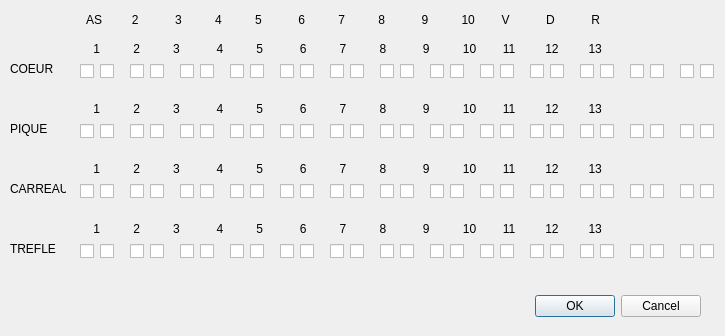
<?xml version="1.0" encoding="UTF-8"?>
<ui version="4.0">
 <class>Dialog</class>
 <widget class="QDialog" name="Dialog">
  <property name="geometry">
   <rect>
    <x>0</x>
    <y>0</y>
    <width>725</width>
    <height>336</height>
   </rect>
  </property>
  <property name="windowTitle">
   <string>Insérer Cartes</string>
  </property>
  <widget class="QWidget" name="layoutWidget">
   <property name="geometry">
    <rect>
     <x>10</x>
     <y>290</y>
     <width>691</width>
     <height>33</height>
    </rect>
   </property>
   <layout class="QHBoxLayout">
    <property name="spacing">
     <number>6</number>
    </property>
    <property name="leftMargin">
     <number>0</number>
    </property>
    <property name="topMargin">
     <number>0</number>
    </property>
    <property name="rightMargin">
     <number>0</number>
    </property>
    <property name="bottomMargin">
     <number>0</number>
    </property>
    <item>
     <spacer>
      <property name="orientation">
       <enum>Qt::Horizontal</enum>
      </property>
      <property name="sizeHint" stdset="0">
       <size>
        <width>131</width>
        <height>31</height>
       </size>
      </property>
     </spacer>
    </item>
    <item>
     <widget class="QPushButton" name="okButton">
      <property name="text">
       <string>OK</string>
      </property>
     </widget>
    </item>
    <item>
     <widget class="QPushButton" name="cancelButton">
      <property name="text">
       <string>Cancel</string>
      </property>
     </widget>
    </item>
   </layout>
  </widget>
  <widget class="QLabel" name="label">
   <property name="geometry">
    <rect>
     <x>10</x>
     <y>60</y>
     <width>56</width>
     <height>18</height>
    </rect>
   </property>
   <property name="text">
    <string>COEUR</string>
   </property>
  </widget>
  <widget class="QLabel" name="label_2">
   <property name="geometry">
    <rect>
     <x>90</x>
     <y>40</y>
     <width>631</width>
     <height>18</height>
    </rect>
   </property>
   <property name="text">
    <string> 1          2          3           4          5           6          7          8           9          10        11         12         13</string>
   </property>
  </widget>
  <widget class="QLabel" name="label_3">
   <property name="geometry">
    <rect>
     <x>80</x>
     <y>10</y>
     <width>641</width>
     <height>20</height>
    </rect>
   </property>
   <property name="text">
    <string>  AS         2           3          4          5           6          7          8           9          10        V           D           R</string>
   </property>
  </widget>
  <widget class="QCheckBox" name="CO_1_0">
   <property name="geometry">
    <rect>
     <x>80</x>
     <y>60</y>
     <width>16</width>
     <height>22</height>
    </rect>
   </property>
   <property name="text">
    <string/>
   </property>
  </widget>
  <widget class="QCheckBox" name="CO_2_0">
   <property name="geometry">
    <rect>
     <x>130</x>
     <y>60</y>
     <width>16</width>
     <height>22</height>
    </rect>
   </property>
   <property name="text">
    <string/>
   </property>
  </widget>
  <widget class="QCheckBox" name="CO_3_0">
   <property name="geometry">
    <rect>
     <x>180</x>
     <y>60</y>
     <width>16</width>
     <height>22</height>
    </rect>
   </property>
   <property name="text">
    <string/>
   </property>
  </widget>
  <widget class="QCheckBox" name="CO_4_0">
   <property name="geometry">
    <rect>
     <x>230</x>
     <y>60</y>
     <width>16</width>
     <height>22</height>
    </rect>
   </property>
   <property name="text">
    <string/>
   </property>
  </widget>
  <widget class="QCheckBox" name="CO_5_0">
   <property name="geometry">
    <rect>
     <x>280</x>
     <y>60</y>
     <width>16</width>
     <height>22</height>
    </rect>
   </property>
   <property name="text">
    <string/>
   </property>
  </widget>
  <widget class="QCheckBox" name="CO_6_0">
   <property name="geometry">
    <rect>
     <x>330</x>
     <y>60</y>
     <width>16</width>
     <height>22</height>
    </rect>
   </property>
   <property name="text">
    <string/>
   </property>
  </widget>
  <widget class="QCheckBox" name="CO_7_0">
   <property name="geometry">
    <rect>
     <x>380</x>
     <y>60</y>
     <width>16</width>
     <height>22</height>
    </rect>
   </property>
   <property name="text">
    <string/>
   </property>
  </widget>
  <widget class="QCheckBox" name="CO_8_0">
   <property name="geometry">
    <rect>
     <x>430</x>
     <y>60</y>
     <width>16</width>
     <height>22</height>
    </rect>
   </property>
   <property name="text">
    <string/>
   </property>
  </widget>
  <widget class="QCheckBox" name="CO_9_0">
   <property name="geometry">
    <rect>
     <x>480</x>
     <y>60</y>
     <width>16</width>
     <height>22</height>
    </rect>
   </property>
   <property name="text">
    <string/>
   </property>
  </widget>
  <widget class="QCheckBox" name="CO_10_0">
   <property name="geometry">
    <rect>
     <x>530</x>
     <y>60</y>
     <width>16</width>
     <height>22</height>
    </rect>
   </property>
   <property name="text">
    <string/>
   </property>
  </widget>
  <widget class="QCheckBox" name="CO_11_0">
   <property name="geometry">
    <rect>
     <x>580</x>
     <y>60</y>
     <width>16</width>
     <height>22</height>
    </rect>
   </property>
   <property name="text">
    <string/>
   </property>
  </widget>
  <widget class="QCheckBox" name="CO_12_0">
   <property name="geometry">
    <rect>
     <x>630</x>
     <y>60</y>
     <width>16</width>
     <height>22</height>
    </rect>
   </property>
   <property name="text">
    <string/>
   </property>
  </widget>
  <widget class="QCheckBox" name="CO_13_0">
   <property name="geometry">
    <rect>
     <x>680</x>
     <y>60</y>
     <width>16</width>
     <height>22</height>
    </rect>
   </property>
   <property name="text">
    <string/>
   </property>
  </widget>
  <widget class="QLabel" name="label_5">
   <property name="geometry">
    <rect>
     <x>10</x>
     <y>120</y>
     <width>56</width>
     <height>18</height>
    </rect>
   </property>
   <property name="text">
    <string>PIQUE</string>
   </property>
  </widget>
  <widget class="QCheckBox" name="PI_8_0">
   <property name="geometry">
    <rect>
     <x>430</x>
     <y>120</y>
     <width>16</width>
     <height>22</height>
    </rect>
   </property>
   <property name="text">
    <string/>
   </property>
  </widget>
  <widget class="QCheckBox" name="PI_2_0">
   <property name="geometry">
    <rect>
     <x>130</x>
     <y>120</y>
     <width>16</width>
     <height>22</height>
    </rect>
   </property>
   <property name="text">
    <string/>
   </property>
  </widget>
  <widget class="QCheckBox" name="PI_3_0">
   <property name="geometry">
    <rect>
     <x>180</x>
     <y>120</y>
     <width>16</width>
     <height>22</height>
    </rect>
   </property>
   <property name="text">
    <string/>
   </property>
  </widget>
  <widget class="QCheckBox" name="PI_1_0">
   <property name="geometry">
    <rect>
     <x>80</x>
     <y>120</y>
     <width>16</width>
     <height>22</height>
    </rect>
   </property>
   <property name="text">
    <string/>
   </property>
  </widget>
  <widget class="QCheckBox" name="PI_5_0">
   <property name="geometry">
    <rect>
     <x>280</x>
     <y>120</y>
     <width>16</width>
     <height>22</height>
    </rect>
   </property>
   <property name="text">
    <string/>
   </property>
  </widget>
  <widget class="QCheckBox" name="PI_4_0">
   <property name="geometry">
    <rect>
     <x>230</x>
     <y>120</y>
     <width>16</width>
     <height>22</height>
    </rect>
   </property>
   <property name="text">
    <string/>
   </property>
  </widget>
  <widget class="QCheckBox" name="PI_10_0">
   <property name="geometry">
    <rect>
     <x>530</x>
     <y>120</y>
     <width>16</width>
     <height>22</height>
    </rect>
   </property>
   <property name="text">
    <string/>
   </property>
  </widget>
  <widget class="QCheckBox" name="PI_7_0">
   <property name="geometry">
    <rect>
     <x>380</x>
     <y>120</y>
     <width>16</width>
     <height>22</height>
    </rect>
   </property>
   <property name="text">
    <string/>
   </property>
  </widget>
  <widget class="QCheckBox" name="PI_9_0">
   <property name="geometry">
    <rect>
     <x>480</x>
     <y>120</y>
     <width>16</width>
     <height>22</height>
    </rect>
   </property>
   <property name="text">
    <string/>
   </property>
  </widget>
  <widget class="QCheckBox" name="PI_6_0">
   <property name="geometry">
    <rect>
     <x>330</x>
     <y>120</y>
     <width>16</width>
     <height>22</height>
    </rect>
   </property>
   <property name="text">
    <string/>
   </property>
  </widget>
  <widget class="QCheckBox" name="PI_13_0">
   <property name="geometry">
    <rect>
     <x>680</x>
     <y>120</y>
     <width>16</width>
     <height>22</height>
    </rect>
   </property>
   <property name="text">
    <string/>
   </property>
  </widget>
  <widget class="QCheckBox" name="PI_11_0">
   <property name="geometry">
    <rect>
     <x>580</x>
     <y>120</y>
     <width>16</width>
     <height>22</height>
    </rect>
   </property>
   <property name="text">
    <string/>
   </property>
  </widget>
  <widget class="QCheckBox" name="PI_12_0">
   <property name="geometry">
    <rect>
     <x>630</x>
     <y>120</y>
     <width>16</width>
     <height>22</height>
    </rect>
   </property>
   <property name="text">
    <string/>
   </property>
  </widget>
  <widget class="QCheckBox" name="CA_2_0">
   <property name="geometry">
    <rect>
     <x>130</x>
     <y>180</y>
     <width>16</width>
     <height>22</height>
    </rect>
   </property>
   <property name="text">
    <string/>
   </property>
  </widget>
  <widget class="QCheckBox" name="CA_9_0">
   <property name="geometry">
    <rect>
     <x>480</x>
     <y>180</y>
     <width>16</width>
     <height>22</height>
    </rect>
   </property>
   <property name="text">
    <string/>
   </property>
  </widget>
  <widget class="QCheckBox" name="CA_1_0">
   <property name="geometry">
    <rect>
     <x>80</x>
     <y>180</y>
     <width>16</width>
     <height>22</height>
    </rect>
   </property>
   <property name="text">
    <string/>
   </property>
  </widget>
  <widget class="QCheckBox" name="CA_3_0">
   <property name="geometry">
    <rect>
     <x>180</x>
     <y>180</y>
     <width>16</width>
     <height>22</height>
    </rect>
   </property>
   <property name="text">
    <string/>
   </property>
  </widget>
  <widget class="QCheckBox" name="CA_8_0">
   <property name="geometry">
    <rect>
     <x>430</x>
     <y>180</y>
     <width>16</width>
     <height>22</height>
    </rect>
   </property>
   <property name="text">
    <string/>
   </property>
  </widget>
  <widget class="QCheckBox" name="CA_4_0">
   <property name="geometry">
    <rect>
     <x>230</x>
     <y>180</y>
     <width>16</width>
     <height>22</height>
    </rect>
   </property>
   <property name="text">
    <string/>
   </property>
  </widget>
  <widget class="QLabel" name="label_6">
   <property name="geometry">
    <rect>
     <x>10</x>
     <y>180</y>
     <width>56</width>
     <height>18</height>
    </rect>
   </property>
   <property name="text">
    <string>CARREAU</string>
   </property>
  </widget>
  <widget class="QCheckBox" name="CA_11_0">
   <property name="geometry">
    <rect>
     <x>580</x>
     <y>180</y>
     <width>16</width>
     <height>22</height>
    </rect>
   </property>
   <property name="text">
    <string/>
   </property>
  </widget>
  <widget class="QCheckBox" name="CA_10_0">
   <property name="geometry">
    <rect>
     <x>530</x>
     <y>180</y>
     <width>16</width>
     <height>22</height>
    </rect>
   </property>
   <property name="text">
    <string/>
   </property>
  </widget>
  <widget class="QCheckBox" name="CA_5_0">
   <property name="geometry">
    <rect>
     <x>280</x>
     <y>180</y>
     <width>16</width>
     <height>22</height>
    </rect>
   </property>
   <property name="text">
    <string/>
   </property>
  </widget>
  <widget class="QCheckBox" name="CA_6_0">
   <property name="geometry">
    <rect>
     <x>330</x>
     <y>180</y>
     <width>16</width>
     <height>22</height>
    </rect>
   </property>
   <property name="text">
    <string/>
   </property>
  </widget>
  <widget class="QCheckBox" name="CA_13_0">
   <property name="geometry">
    <rect>
     <x>680</x>
     <y>180</y>
     <width>16</width>
     <height>22</height>
    </rect>
   </property>
   <property name="text">
    <string/>
   </property>
  </widget>
  <widget class="QCheckBox" name="CA_7_0">
   <property name="geometry">
    <rect>
     <x>380</x>
     <y>180</y>
     <width>16</width>
     <height>22</height>
    </rect>
   </property>
   <property name="text">
    <string/>
   </property>
  </widget>
  <widget class="QCheckBox" name="CA_12_0">
   <property name="geometry">
    <rect>
     <x>630</x>
     <y>180</y>
     <width>16</width>
     <height>22</height>
    </rect>
   </property>
   <property name="text">
    <string/>
   </property>
  </widget>
  <widget class="QCheckBox" name="TR_11_0">
   <property name="geometry">
    <rect>
     <x>580</x>
     <y>240</y>
     <width>16</width>
     <height>22</height>
    </rect>
   </property>
   <property name="text">
    <string/>
   </property>
  </widget>
  <widget class="QCheckBox" name="TR_1_0">
   <property name="geometry">
    <rect>
     <x>80</x>
     <y>240</y>
     <width>16</width>
     <height>22</height>
    </rect>
   </property>
   <property name="text">
    <string/>
   </property>
  </widget>
  <widget class="QLabel" name="label_8">
   <property name="geometry">
    <rect>
     <x>10</x>
     <y>240</y>
     <width>56</width>
     <height>18</height>
    </rect>
   </property>
   <property name="text">
    <string>TREFLE</string>
   </property>
  </widget>
  <widget class="QCheckBox" name="TR_9_0">
   <property name="geometry">
    <rect>
     <x>480</x>
     <y>240</y>
     <width>16</width>
     <height>22</height>
    </rect>
   </property>
   <property name="text">
    <string/>
   </property>
  </widget>
  <widget class="QCheckBox" name="TR_12_0">
   <property name="geometry">
    <rect>
     <x>630</x>
     <y>240</y>
     <width>16</width>
     <height>22</height>
    </rect>
   </property>
   <property name="text">
    <string/>
   </property>
  </widget>
  <widget class="QCheckBox" name="TR_8_0">
   <property name="geometry">
    <rect>
     <x>430</x>
     <y>240</y>
     <width>16</width>
     <height>22</height>
    </rect>
   </property>
   <property name="text">
    <string/>
   </property>
  </widget>
  <widget class="QCheckBox" name="TR_10_0">
   <property name="geometry">
    <rect>
     <x>530</x>
     <y>240</y>
     <width>16</width>
     <height>22</height>
    </rect>
   </property>
   <property name="text">
    <string/>
   </property>
  </widget>
  <widget class="QCheckBox" name="TR_2_0">
   <property name="geometry">
    <rect>
     <x>130</x>
     <y>240</y>
     <width>16</width>
     <height>22</height>
    </rect>
   </property>
   <property name="text">
    <string/>
   </property>
  </widget>
  <widget class="QCheckBox" name="TR_4_0">
   <property name="geometry">
    <rect>
     <x>230</x>
     <y>240</y>
     <width>16</width>
     <height>22</height>
    </rect>
   </property>
   <property name="text">
    <string/>
   </property>
  </widget>
  <widget class="QCheckBox" name="TR_13_0">
   <property name="geometry">
    <rect>
     <x>680</x>
     <y>240</y>
     <width>16</width>
     <height>22</height>
    </rect>
   </property>
   <property name="text">
    <string/>
   </property>
  </widget>
  <widget class="QCheckBox" name="TR_6_0">
   <property name="geometry">
    <rect>
     <x>330</x>
     <y>240</y>
     <width>16</width>
     <height>22</height>
    </rect>
   </property>
   <property name="text">
    <string/>
   </property>
  </widget>
  <widget class="QCheckBox" name="TR_3_0">
   <property name="geometry">
    <rect>
     <x>180</x>
     <y>240</y>
     <width>16</width>
     <height>22</height>
    </rect>
   </property>
   <property name="text">
    <string/>
   </property>
  </widget>
  <widget class="QCheckBox" name="TR_5_0">
   <property name="geometry">
    <rect>
     <x>280</x>
     <y>240</y>
     <width>16</width>
     <height>22</height>
    </rect>
   </property>
   <property name="text">
    <string/>
   </property>
  </widget>
  <widget class="QCheckBox" name="TR_7_0">
   <property name="geometry">
    <rect>
     <x>380</x>
     <y>240</y>
     <width>16</width>
     <height>22</height>
    </rect>
   </property>
   <property name="text">
    <string/>
   </property>
  </widget>
  <widget class="QCheckBox" name="CO_4_1">
   <property name="geometry">
    <rect>
     <x>250</x>
     <y>60</y>
     <width>16</width>
     <height>22</height>
    </rect>
   </property>
   <property name="text">
    <string/>
   </property>
  </widget>
  <widget class="QCheckBox" name="CO_2_1">
   <property name="geometry">
    <rect>
     <x>150</x>
     <y>60</y>
     <width>16</width>
     <height>22</height>
    </rect>
   </property>
   <property name="text">
    <string/>
   </property>
  </widget>
  <widget class="QCheckBox" name="CO_3_1">
   <property name="geometry">
    <rect>
     <x>200</x>
     <y>60</y>
     <width>16</width>
     <height>22</height>
    </rect>
   </property>
   <property name="text">
    <string/>
   </property>
  </widget>
  <widget class="QCheckBox" name="CO_7_1">
   <property name="geometry">
    <rect>
     <x>400</x>
     <y>60</y>
     <width>16</width>
     <height>22</height>
    </rect>
   </property>
   <property name="text">
    <string/>
   </property>
  </widget>
  <widget class="QCheckBox" name="CO_13_1">
   <property name="geometry">
    <rect>
     <x>700</x>
     <y>60</y>
     <width>16</width>
     <height>22</height>
    </rect>
   </property>
   <property name="text">
    <string/>
   </property>
  </widget>
  <widget class="QCheckBox" name="CO_12_1">
   <property name="geometry">
    <rect>
     <x>650</x>
     <y>60</y>
     <width>16</width>
     <height>22</height>
    </rect>
   </property>
   <property name="text">
    <string/>
   </property>
  </widget>
  <widget class="QCheckBox" name="CO_11_1">
   <property name="geometry">
    <rect>
     <x>600</x>
     <y>60</y>
     <width>16</width>
     <height>22</height>
    </rect>
   </property>
   <property name="text">
    <string/>
   </property>
  </widget>
  <widget class="QCheckBox" name="CO_6_1">
   <property name="geometry">
    <rect>
     <x>350</x>
     <y>60</y>
     <width>16</width>
     <height>22</height>
    </rect>
   </property>
   <property name="text">
    <string/>
   </property>
  </widget>
  <widget class="QCheckBox" name="CO_9_1">
   <property name="geometry">
    <rect>
     <x>500</x>
     <y>60</y>
     <width>16</width>
     <height>22</height>
    </rect>
   </property>
   <property name="text">
    <string/>
   </property>
  </widget>
  <widget class="QCheckBox" name="CO_8_1">
   <property name="geometry">
    <rect>
     <x>450</x>
     <y>60</y>
     <width>16</width>
     <height>22</height>
    </rect>
   </property>
   <property name="text">
    <string/>
   </property>
  </widget>
  <widget class="QCheckBox" name="CO_5_1">
   <property name="geometry">
    <rect>
     <x>300</x>
     <y>60</y>
     <width>16</width>
     <height>22</height>
    </rect>
   </property>
   <property name="text">
    <string/>
   </property>
  </widget>
  <widget class="QCheckBox" name="CO_1_1">
   <property name="geometry">
    <rect>
     <x>100</x>
     <y>60</y>
     <width>16</width>
     <height>22</height>
    </rect>
   </property>
   <property name="text">
    <string/>
   </property>
  </widget>
  <widget class="QCheckBox" name="CO_10_1">
   <property name="geometry">
    <rect>
     <x>550</x>
     <y>60</y>
     <width>16</width>
     <height>22</height>
    </rect>
   </property>
   <property name="text">
    <string/>
   </property>
  </widget>
  <widget class="QCheckBox" name="PI_12_1">
   <property name="geometry">
    <rect>
     <x>650</x>
     <y>120</y>
     <width>16</width>
     <height>22</height>
    </rect>
   </property>
   <property name="text">
    <string/>
   </property>
  </widget>
  <widget class="QCheckBox" name="PI_1_1">
   <property name="geometry">
    <rect>
     <x>100</x>
     <y>120</y>
     <width>16</width>
     <height>22</height>
    </rect>
   </property>
   <property name="text">
    <string/>
   </property>
  </widget>
  <widget class="QCheckBox" name="PI_3_1">
   <property name="geometry">
    <rect>
     <x>200</x>
     <y>120</y>
     <width>16</width>
     <height>22</height>
    </rect>
   </property>
   <property name="text">
    <string/>
   </property>
  </widget>
  <widget class="QCheckBox" name="PI_10_1">
   <property name="geometry">
    <rect>
     <x>550</x>
     <y>120</y>
     <width>16</width>
     <height>22</height>
    </rect>
   </property>
   <property name="text">
    <string/>
   </property>
  </widget>
  <widget class="QCheckBox" name="PI_4_1">
   <property name="geometry">
    <rect>
     <x>250</x>
     <y>120</y>
     <width>16</width>
     <height>22</height>
    </rect>
   </property>
   <property name="text">
    <string/>
   </property>
  </widget>
  <widget class="QCheckBox" name="PI_6_1">
   <property name="geometry">
    <rect>
     <x>350</x>
     <y>120</y>
     <width>16</width>
     <height>22</height>
    </rect>
   </property>
   <property name="text">
    <string/>
   </property>
  </widget>
  <widget class="QCheckBox" name="PI_2_1">
   <property name="geometry">
    <rect>
     <x>150</x>
     <y>120</y>
     <width>16</width>
     <height>22</height>
    </rect>
   </property>
   <property name="text">
    <string/>
   </property>
  </widget>
  <widget class="QCheckBox" name="PI_8_1">
   <property name="geometry">
    <rect>
     <x>450</x>
     <y>120</y>
     <width>16</width>
     <height>22</height>
    </rect>
   </property>
   <property name="text">
    <string/>
   </property>
  </widget>
  <widget class="QCheckBox" name="PI_11_1">
   <property name="geometry">
    <rect>
     <x>600</x>
     <y>120</y>
     <width>16</width>
     <height>22</height>
    </rect>
   </property>
   <property name="text">
    <string/>
   </property>
  </widget>
  <widget class="QCheckBox" name="PI_13_1">
   <property name="geometry">
    <rect>
     <x>700</x>
     <y>120</y>
     <width>16</width>
     <height>22</height>
    </rect>
   </property>
   <property name="text">
    <string/>
   </property>
  </widget>
  <widget class="QCheckBox" name="PI_7_1">
   <property name="geometry">
    <rect>
     <x>400</x>
     <y>120</y>
     <width>16</width>
     <height>22</height>
    </rect>
   </property>
   <property name="text">
    <string/>
   </property>
  </widget>
  <widget class="QCheckBox" name="PI_5_1">
   <property name="geometry">
    <rect>
     <x>300</x>
     <y>120</y>
     <width>16</width>
     <height>22</height>
    </rect>
   </property>
   <property name="text">
    <string/>
   </property>
  </widget>
  <widget class="QCheckBox" name="PI_9_1">
   <property name="geometry">
    <rect>
     <x>500</x>
     <y>120</y>
     <width>16</width>
     <height>22</height>
    </rect>
   </property>
   <property name="text">
    <string/>
   </property>
  </widget>
  <widget class="QCheckBox" name="CA_8_1">
   <property name="geometry">
    <rect>
     <x>450</x>
     <y>180</y>
     <width>16</width>
     <height>22</height>
    </rect>
   </property>
   <property name="text">
    <string/>
   </property>
  </widget>
  <widget class="QCheckBox" name="CA_6_1">
   <property name="geometry">
    <rect>
     <x>350</x>
     <y>180</y>
     <width>16</width>
     <height>22</height>
    </rect>
   </property>
   <property name="text">
    <string/>
   </property>
  </widget>
  <widget class="QCheckBox" name="CA_9_1">
   <property name="geometry">
    <rect>
     <x>500</x>
     <y>180</y>
     <width>16</width>
     <height>22</height>
    </rect>
   </property>
   <property name="text">
    <string/>
   </property>
  </widget>
  <widget class="QCheckBox" name="CA_2_1">
   <property name="geometry">
    <rect>
     <x>150</x>
     <y>180</y>
     <width>16</width>
     <height>22</height>
    </rect>
   </property>
   <property name="text">
    <string/>
   </property>
  </widget>
  <widget class="QCheckBox" name="CA_1_1">
   <property name="geometry">
    <rect>
     <x>100</x>
     <y>180</y>
     <width>16</width>
     <height>22</height>
    </rect>
   </property>
   <property name="text">
    <string/>
   </property>
  </widget>
  <widget class="QCheckBox" name="CA_10_1">
   <property name="geometry">
    <rect>
     <x>550</x>
     <y>180</y>
     <width>16</width>
     <height>22</height>
    </rect>
   </property>
   <property name="text">
    <string/>
   </property>
  </widget>
  <widget class="QCheckBox" name="CA_11_1">
   <property name="geometry">
    <rect>
     <x>600</x>
     <y>180</y>
     <width>16</width>
     <height>22</height>
    </rect>
   </property>
   <property name="text">
    <string/>
   </property>
  </widget>
  <widget class="QCheckBox" name="CA_12_1">
   <property name="geometry">
    <rect>
     <x>650</x>
     <y>180</y>
     <width>16</width>
     <height>22</height>
    </rect>
   </property>
   <property name="text">
    <string/>
   </property>
  </widget>
  <widget class="QCheckBox" name="CA_7_1">
   <property name="geometry">
    <rect>
     <x>400</x>
     <y>180</y>
     <width>16</width>
     <height>22</height>
    </rect>
   </property>
   <property name="text">
    <string/>
   </property>
  </widget>
  <widget class="QCheckBox" name="CA_5_1">
   <property name="geometry">
    <rect>
     <x>300</x>
     <y>180</y>
     <width>16</width>
     <height>22</height>
    </rect>
   </property>
   <property name="text">
    <string/>
   </property>
  </widget>
  <widget class="QCheckBox" name="CA_13_1">
   <property name="geometry">
    <rect>
     <x>700</x>
     <y>180</y>
     <width>16</width>
     <height>22</height>
    </rect>
   </property>
   <property name="text">
    <string/>
   </property>
  </widget>
  <widget class="QCheckBox" name="CA_4_1">
   <property name="geometry">
    <rect>
     <x>250</x>
     <y>180</y>
     <width>16</width>
     <height>22</height>
    </rect>
   </property>
   <property name="text">
    <string/>
   </property>
  </widget>
  <widget class="QCheckBox" name="CA_3_1">
   <property name="geometry">
    <rect>
     <x>200</x>
     <y>180</y>
     <width>16</width>
     <height>22</height>
    </rect>
   </property>
   <property name="text">
    <string/>
   </property>
  </widget>
  <widget class="QCheckBox" name="TR_2_1">
   <property name="geometry">
    <rect>
     <x>150</x>
     <y>240</y>
     <width>16</width>
     <height>22</height>
    </rect>
   </property>
   <property name="text">
    <string/>
   </property>
  </widget>
  <widget class="QCheckBox" name="TR_6_1">
   <property name="geometry">
    <rect>
     <x>350</x>
     <y>240</y>
     <width>16</width>
     <height>22</height>
    </rect>
   </property>
   <property name="text">
    <string/>
   </property>
  </widget>
  <widget class="QCheckBox" name="TR_9_1">
   <property name="geometry">
    <rect>
     <x>500</x>
     <y>240</y>
     <width>16</width>
     <height>22</height>
    </rect>
   </property>
   <property name="text">
    <string/>
   </property>
  </widget>
  <widget class="QCheckBox" name="TR_10_1">
   <property name="geometry">
    <rect>
     <x>550</x>
     <y>240</y>
     <width>16</width>
     <height>22</height>
    </rect>
   </property>
   <property name="text">
    <string/>
   </property>
  </widget>
  <widget class="QCheckBox" name="TR_13_1">
   <property name="geometry">
    <rect>
     <x>700</x>
     <y>240</y>
     <width>16</width>
     <height>22</height>
    </rect>
   </property>
   <property name="text">
    <string/>
   </property>
  </widget>
  <widget class="QCheckBox" name="TR_1_1">
   <property name="geometry">
    <rect>
     <x>100</x>
     <y>240</y>
     <width>16</width>
     <height>22</height>
    </rect>
   </property>
   <property name="text">
    <string/>
   </property>
  </widget>
  <widget class="QCheckBox" name="TR_7_1">
   <property name="geometry">
    <rect>
     <x>400</x>
     <y>240</y>
     <width>16</width>
     <height>22</height>
    </rect>
   </property>
   <property name="text">
    <string/>
   </property>
  </widget>
  <widget class="QCheckBox" name="TR_8_1">
   <property name="geometry">
    <rect>
     <x>450</x>
     <y>240</y>
     <width>16</width>
     <height>22</height>
    </rect>
   </property>
   <property name="text">
    <string/>
   </property>
  </widget>
  <widget class="QCheckBox" name="TR_12_1">
   <property name="geometry">
    <rect>
     <x>650</x>
     <y>240</y>
     <width>16</width>
     <height>22</height>
    </rect>
   </property>
   <property name="text">
    <string/>
   </property>
  </widget>
  <widget class="QCheckBox" name="TR_5_1">
   <property name="geometry">
    <rect>
     <x>300</x>
     <y>240</y>
     <width>16</width>
     <height>22</height>
    </rect>
   </property>
   <property name="text">
    <string/>
   </property>
  </widget>
  <widget class="QCheckBox" name="TR_4_1">
   <property name="geometry">
    <rect>
     <x>250</x>
     <y>240</y>
     <width>16</width>
     <height>22</height>
    </rect>
   </property>
   <property name="text">
    <string/>
   </property>
  </widget>
  <widget class="QCheckBox" name="TR_3_1">
   <property name="geometry">
    <rect>
     <x>200</x>
     <y>240</y>
     <width>16</width>
     <height>22</height>
    </rect>
   </property>
   <property name="text">
    <string/>
   </property>
  </widget>
  <widget class="QCheckBox" name="TR_11_1">
   <property name="geometry">
    <rect>
     <x>600</x>
     <y>240</y>
     <width>16</width>
     <height>22</height>
    </rect>
   </property>
   <property name="text">
    <string/>
   </property>
  </widget>
  <widget class="QLabel" name="label_4">
   <property name="geometry">
    <rect>
     <x>90</x>
     <y>100</y>
     <width>631</width>
     <height>18</height>
    </rect>
   </property>
   <property name="text">
    <string> 1          2          3           4          5           6          7          8           9          10        11         12         13</string>
   </property>
  </widget>
  <widget class="QLabel" name="label_7">
   <property name="geometry">
    <rect>
     <x>90</x>
     <y>160</y>
     <width>631</width>
     <height>18</height>
    </rect>
   </property>
   <property name="text">
    <string> 1          2          3           4          5           6          7          8           9          10        11         12         13</string>
   </property>
  </widget>
  <widget class="QLabel" name="label_9">
   <property name="geometry">
    <rect>
     <x>90</x>
     <y>220</y>
     <width>631</width>
     <height>18</height>
    </rect>
   </property>
   <property name="text">
    <string> 1          2          3           4          5           6          7          8           9          10        11         12         13</string>
   </property>
  </widget>
 </widget>
 <resources/>
 <connections>
  <connection>
   <sender>okButton</sender>
   <signal>clicked()</signal>
   <receiver>Dialog</receiver>
   <slot>accept()</slot>
   <hints>
    <hint type="sourcelabel">
     <x>278</x>
     <y>253</y>
    </hint>
    <hint type="destinationlabel">
     <x>96</x>
     <y>254</y>
    </hint>
   </hints>
  </connection>
  <connection>
   <sender>cancelButton</sender>
   <signal>clicked()</signal>
   <receiver>Dialog</receiver>
   <slot>reject()</slot>
   <hints>
    <hint type="sourcelabel">
     <x>369</x>
     <y>253</y>
    </hint>
    <hint type="destinationlabel">
     <x>179</x>
     <y>282</y>
    </hint>
   </hints>
  </connection>
 </connections>
</ui>
